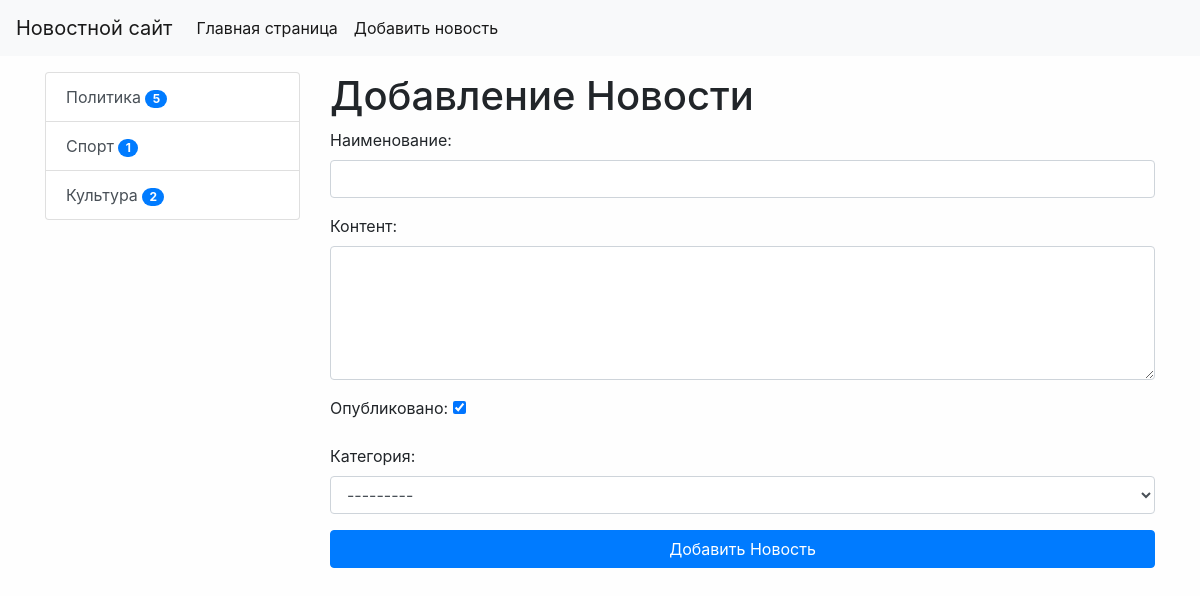
The app's page /news/add-news/ (signed in) with its own data.
### news/models.py (models this page shows)
class Category(models.Model):
    title = models.CharField(max_length=150, db_index=True, verbose_name='Категории')#db index - индексирует поле(более быстрым для поиска)
    def get_absolute_url(self):
        return reverse('category', kwargs={'category_id': self.pk})
    def __str__(self):
        return self.title
    class Meta:
        verbose_name = 'Категория'
        verbose_name_plural = 'Категории'
        ordering = ['title']

### news/views.py (the view)
# urls.py: path('news/add-news/', CreateNews.as_view(), name='add_news'),
class CreateNews(LoginRequiredMixin, CreateView):
    form_class = NewsForm
    template_name = 'news/add_news.html'
    raise_exception = True

### news/forms.py (shortened to what this page needs)
class NewsForm(forms.ModelForm):
    class Meta:
        model = News
        fields = ['title', 'content', 'is_published', 'category']
        widgets = {
            'title': forms.TextInput(attrs={'class': 'form-control'}),
            'content': forms.Textarea(attrs={
                'class':"form-control",
                "rows": 5}),
            'category': forms.Select(attrs={'class': 'form-control'}),
        }
    """
    title = forms.CharField(max_length=159, label="Название:", widget=forms.TextInput(attrs={'class':"form-control"}))
    content = forms.CharField(label='Текст:', required=False, widget=forms.Textarea(
        attrs={
            'class':"form-control",
            "rows": 5
        }))
    is_published = forms.BooleanField(label='Опубликовано?', initial=True)
    category = forms.ModelChoiceField(queryset=Category.objects.all(), label='Категория', empty_label='Выберите категорию', widget=forms.Select(attrs={'class':"form-control"}))

    """

### news/templatetags/news_tags.py (called while the page is built)
@register.inclusion_tag('news/list_categories.html')
def show_categories(arg1='hello', arg2='world'):
    categories = Category.objects.filter(news__is_published=True).annotate(cnt=Count('news')).filter(cnt__gt=0)
    return {"categories": categories, "arg1": arg1, "arg2": arg2}

### news/templates/news/add_news.html (shortened to what this page needs)
{% extends 'base.html' %}
{% block sidebar %}
    {% include 'inc/_sidebar.html' %}
{% endblock %}
{% block content %}
    <h1> Добавление Новости</h1>
    <form action="{% url 'add_news' %}" method="post">
        {{  form.as_p }}
         <button type="submit" class="btn btn-primary btn-block">Добавить Новость</button>
{% endblock %}

### news/templates/news/list_categories.html
<div class="list-group">
    {% for item in categories %}
        <a href="{{ item.get_absolute_url }}" class="list-group-item list-group-item-action">{{ item.title}} <span class="badge badge-primary badge-pill">{{ item.cnt }}</span></a>
    {% endfor %}
</div>

### mysite/static/css/style.css (style rules this page uses)
body { background-color: #fefefe; }

### records on screen
Category: title "Политика", cnt "5"
Category: title "Спорт", cnt "1"
Category: title "Культура", cnt "2"
